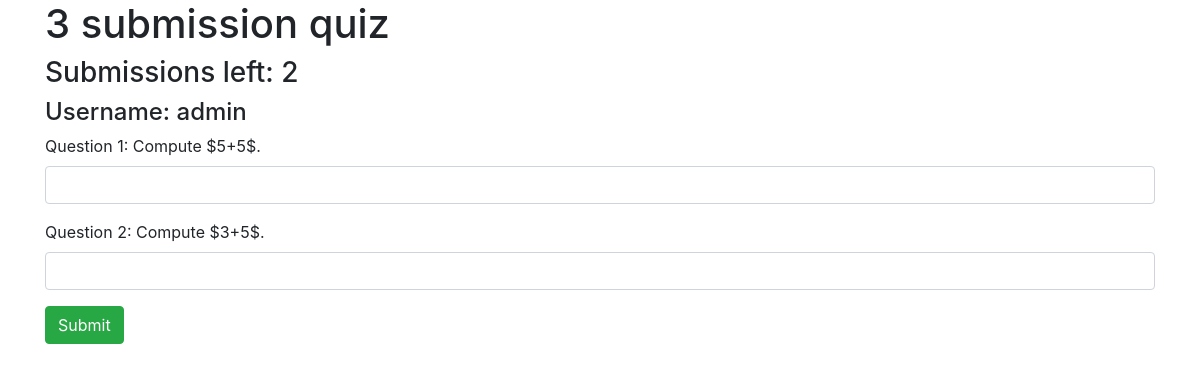
The page /quiz/5/ (signed in) on the database its author committed.
### quiz/models.py (models this page shows, shortened)
class Quiz(models.Model):
    name = models.CharField(max_length=1000)
    max_subs = models.IntegerField(default = 99999)
    @property
    def quiz_length(self):
        return Question.objects.filter(quiz = self).count()

class Question(models.Model):
    quiz = models.ForeignKey(Quiz, on_delete = models.CASCADE, default = 0)
    question_statement = models.CharField(max_length=200)
    answer = models.IntegerField(default=0) # Maybe change to string?
    solution = models.CharField(max_length=1000, default = "solution !")

### quiz/views.py (the view, shortened to what this page needs)
# urls.py: path('<int:quiz_id>/', views.quiz_details, name = 'quiz_details'),
def quiz_details(request, quiz_id):
    quiz = get_object_or_404(Quiz, pk = quiz_id)
    past_subs = Submission.objects.filter(user = request.user, question__quiz__id = quiz_id)
    subs_left = quiz.max_subs - past_subs.count() // quiz.quiz_length
    print(quiz.quiz_length)
    print("BAH", subs_left)
    if request.method == "POST":
        validSubmission = True
        for q in quiz.question_set.all():
            if request.POST['answer' + str(q.id)] == "":
                validSubmission = False
        if validSubmission:
            for q in quiz.question_set.all():
                print("LSDKFJSLKJDF" + str(q.id))
                username = request.POST['userSubmitting']
                print("username is: " + username)
                user = User.objects.filter(username = username)[0]
                newSub = Submission(
                    user = user,
                    sub_time = timezone.now(),
                    question = q,
                    sub_answer = request.POST["answer" + str(q.id)],
                )
                newSub.save()
            return HttpResponseRedirect(reverse('quiz:results', args=(quiz_id,)))
    else:
        context = {
            'curr_quiz': quiz,
            'subs_left': subs_left,
            'user': request.user,
            'validSubmission': False,
        }
        return render(request, 'quiz/questions.html', context)

### quiz/templates/quiz/questions.html (shortened to what this page needs)
<!DOCTYPE html>
<html>
  <head>
        <link rel="stylesheet" href="https://maxcdn.bootstrapcdn.com/bootstrap/4.4.1/css/bootstrap.min.css" />
  </head>
  <body>
    <div class = "container">
      <h1>{{curr_quiz.name}}</h1>
      <h3>Submissions left: {{ subs_left }}</h3>
      <h4>Username: {{user.username}}</h4>
      {% if subs_left > 0 %}
        <form method = "POST">
          {% for question in curr_quiz.question_set.all %}
            <div class = "form-group">
              <label for = "question">
                Question {{ forloop.counter }}: <span class="math display">{{question.question_statement}}</span>
              </label>
              <input type = "text" name = "answer{{question.id}}" class = "form-control">
            </div>
          {% endfor %}
          <button type = "submit" class = "btn btn-success">Submit</button>
        </form>
      {% else %}
        You are not allowed to submit to this quiz.
      {% endif %}
    </div>
  </body>
</html>

### rows shown on the page
Quiz: name "3 submission quiz"
Question: question_statement "Compute $5+5$."
Question: question_statement "Compute $3+5$."

### other values the page prints
{{ subs_left }} "2"
{{ user.username }} "admin"
